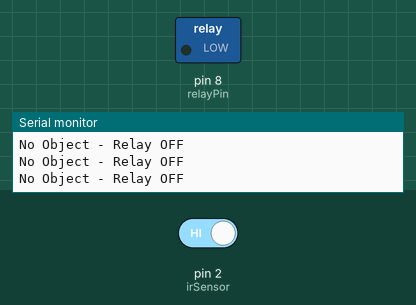
Recording of a sketch running on a simulated Arduino Uno, built with avr-gcc and run on an emulated ATmega328P. Shown: switched loads named in the sketch (green lamp = pin HIGH), the last lines printed to the serial monitor. The test bench sets the inputs (shaded band); at power-on: pin 2 (irSensor) HIGH.

Above: at 1.2 s.
1.3 s: pin 2 (irSensor) driven LOW
At 2.4 s:
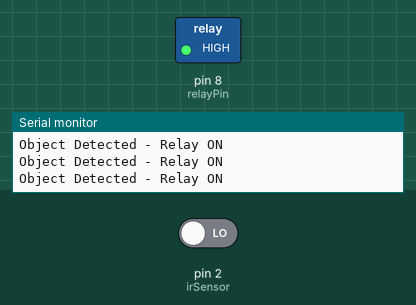
2.8 s: pin 2 (irSensor) driven HIGH
At 3.6 s:
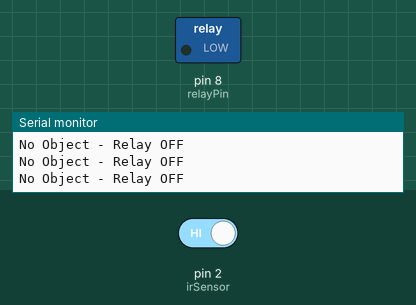
Timing chart, 0 to 5.8 s (numbered marks = the images above; inputs shaded):
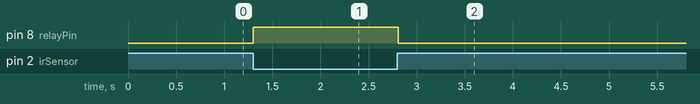

Measured:
- after the input at 1.3 s, pin 8 (relayPin): LOW → HIGH at once
- after the input at 2.8 s, pin 8 (relayPin): HIGH → LOW at once

The sketch:

IR_Sensor_with_Relay_Control.ino
```cpp
int irSensor = 2;   // IR sensor output pin
int relayPin = 8;   // Relay module control pin
int sensorValue = 0;

void setup() {
  pinMode(irSensor, INPUT);   // IR sensor as input
  pinMode(relayPin, OUTPUT);  // Relay as output
  Serial.begin(9600);
  Serial.println("IR Sensor with Relay Ready");
}

void loop() {
  sensorValue = digitalRead(irSensor);  // Read sensor output

  if (sensorValue == LOW) {    // Object detected (usually LOW)
    digitalWrite(relayPin, HIGH);  // Turn ON relay
    Serial.println("Object Detected - Relay ON");
  } else {                     // No object
    digitalWrite(relayPin, LOW);   // Turn OFF relay
    Serial.println("No Object - Relay OFF");
  }

  delay(100);
}
```

basic_servo_control_code.ino
```cpp

```
